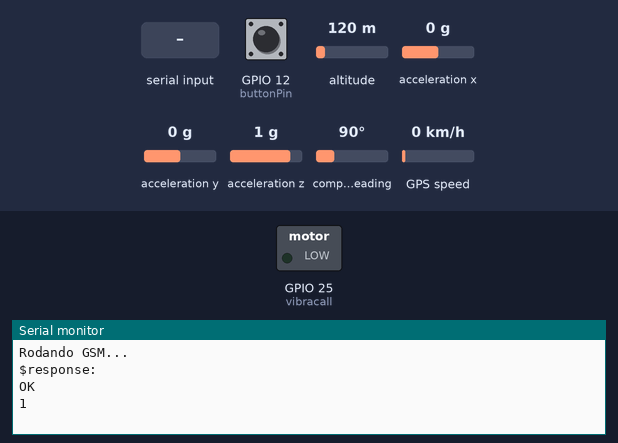
Recording of a sketch running on a simulated ESP32. Parts: switched loads named in the sketch (green lamp = pin HIGH), the last lines printed to the serial monitor. The inputs (shaded band) are chosen by the test bench; at power-on: GPIO 12 (buttonPin) LOW, altitude 120 m, acceleration x 0 g, acceleration y 0 g, acceleration z 1 g, compass heading 90°, GPS speed 0 km/h. The GPS gets a fix after 3 s at 37.7749, -122.4194 with 8 satellites; the modem accepts every AT command (registered, SIM ready, sends succeed) and sends nothing else.

Above: at 1.2 s.
1.3 s: "queda" received over the second serial link
5.0 s: "button" received over the second serial link
At 6.4 s:
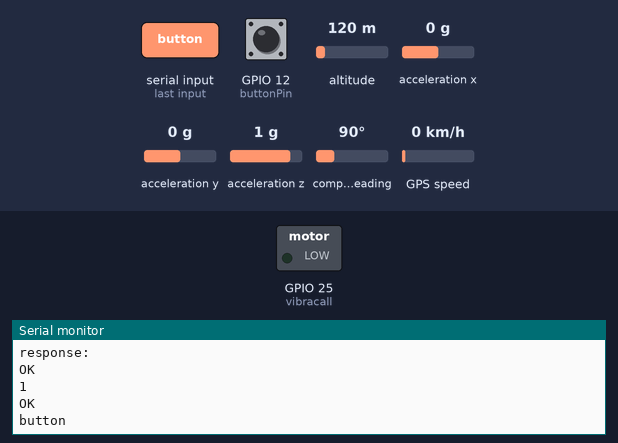
9.1 s: "gps" received over the second serial link
At 10.8 s:
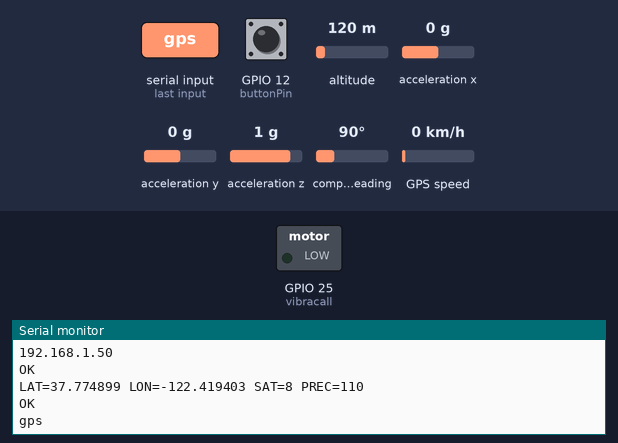
16.0 s: GPIO 12 (buttonPin) pulled HIGH for 0.15 s
At 17.0 s:
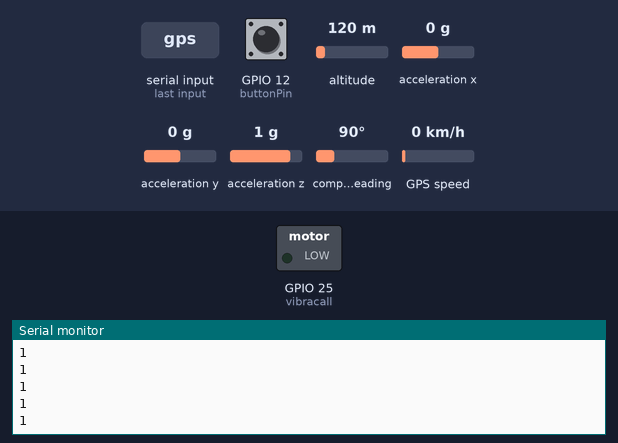

The sketch:

pfc_rtos.ino
```cpp
#include "SoftwareSerial.h"
#include "HardwareSerial.h"
#include "Wire.h"
#include "MPU6050.h"
#include "I2Cdev.h"
#include <TinyGPS.h>
#include <elapsedMillis.h>

String buffer2 = "";
int vibracall = 25;
int lembrete = 0;
int lembreteflag = 0;

char* nova_string = "";
String resultado = "";
String myString = "";
String myAnterior = "0";

 #define GPS_RX 4  //RXD
#define GPS_TX 2  //TXD
#define GPS_Serial_Baud 9600
TinyGPS gps;
HardwareSerial gpsSerial(1);  //if using UART1


bool newData = false;
float flat, flon;


#define MPU                     0x68  // Endereço I2C para comunicação com o MPU


MPU6050 mpu(MPU);

float AccX, AccY, AccZ;   // Armazenar o valor da leitura de aceleração dos eixos X, Y e Z
float TotalAcceleration;  // Armazenar o valor da soma vetorial da aceleração dos eixos X, Y e Z

uint8_t value = 0;
float LSB_Sensitivity = 2048.00;        //Sensibilidade configurada para a escala da medida de aceleração

float listofvalues[50];

int queda = 0;
int cd = 0;

const int buttonPin = 12;
bool resetbutton = 0;
int buttoncount = 0;
int reset = 0;
int cb = 0;
int buttonState = 0;

String str = "";
String previousMsg = "";

#define rxPin 16
#define txPin 17
// The serial connection to the GSM device
SoftwareSerial gprsSerial(rxPin,txPin);


// Define tasks
void TaskGSM( void *pvParameters );
void TaskAnalogRead( void *pvParameters );
void TaskGPS( void *pvParameters );
void TaskVibra( void *pvParameters );
void TaskLembrete( void *pvParameters );

// The setup function runs once when you press reset or power on the board.
void setup() {
  gprsSerial.begin(9600);               // the GSM baud rate
  pinMode(buttonPin, INPUT);

  Serial.begin(9600);

  xTaskCreate(
    TaskGSM
    ,  "Task GSM" // A name just for humans
    ,  3000        // The stack size can be checked by calling `uxHighWaterMark = uxTaskGetStackHighWaterMark(NULL);`
    ,  NULL // Task parameter which can modify the task behavior. This must be passed as pointer to void.
    ,  3  // Priority
    ,  NULL
    // Task handle is not used here - simply pass NULL
    );


  xTaskCreate(
    TaskAnalogRead
    ,  "Analog Read"
    ,  2048
    ,  NULL
    ,  4
    ,  NULL
    );

  xTaskCreate(
    TaskGPS
    ,  "GPS"
    ,  3000
    ,  NULL
    ,  3
    ,  NULL );


  xTaskCreate(
    TaskVibra
    ,  "Vibração"
    ,  3000
    ,  NULL
    ,  2
    ,  NULL );

    xTaskCreate(
    TaskLembrete
    ,  "Lembrete"
    ,  1000
    ,  NULL
    ,  3
    ,  NULL );

  // Now the task scheduler, which takes over control of scheduling individual tasks, is automatically started.
}

void loop(){
  vTaskDelay(10);
}

/*--------------------------------------------------*/
/*---------------------- Tasks ---------------------*/
/*--------------------------------------------------*/

void TaskGSM(void *pvParameters){  // This is a task.
  for (;;)
  {
    Serial.println("Rodando GSM...");

  if(reset == 1){
      if (previousMsg == "queda"){
        queda = 1;
      }
      if (previousMsg == "button"){
        buttoncount = 1;
      }
      if(previousMsg == "gps"){
        newData = true;
      }
    }

    if (gprsSerial.available())
    Serial.write(gprsSerial.read());

  sendATcommand("AT", "OK");
  delay(200);

  gprsSerial.println("AT+CPIN?");
  delay(200);

  gprsSerial.println("AT+CREG?");
  delay(200);

  gprsSerial.println("AT+CGATT?");
  delay(200);

  gprsSerial.println("AT+CIPSHUT");
  delay(200);

  gprsSerial.println("AT+CIPSTATUS");
  delay(500);

  gprsSerial.println("AT+CIPMUX=0");
  delay(500);

  sendATcommand("AT+CSTT=\"zap.vivo.com.br\",\"vivo\",\"vivo\"", "OK");
  delay(500);

  gprsSerial.println("AT+CIICR");
  delay(2000);

  gprsSerial.println("AT+CIFSR");
  delay(2000);

  gprsSerial.println("AT+CIPSPRT=0");
  delay(5000);

  sendATcommand("AT+CIPSTART=\"TCP\",\"api.thingspeak.com\",\"80\"", "OK");
  delay(7000);

  sendCIPSENDcommand("AT+CIPSEND");//begin send data to remote server
  delay(2000);

    if(newData){
    str="GET https://api.thingspeak.com/update?api_key=WTKGLIUU9S9GA20X&field1=" + String(flat, 6) +"&field2="+String(flon, 6);
    Serial.println("GET https://api.thingspeak.com/update?api_key=WTKGLIUU9S9GA20X&field1=" + String(flat, 6) +"&field2="+String(flon, 6));
    newData = false;
    previousMsg = "gps";
    lembreteflag = 0;
    delay(200);
    }
    if(lembrete==1){
      lembreteflag = 1;
      str = "GET https://api.thingspeak.com/channels/2423872/fields/1.json?results=1";
      Serial.println("GET https://api.thingspeak.com/channels/2423872/fields/1.json?results=1");
      delay(200);
    }

    if(queda == 1){
    queda = 0;
    str="GET https://api.thingspeak.com/update?api_key=ALFQ18LP4X4K9QNB&field1=" + String(cd);
    Serial.println("GET https://api.thingspeak.com/update?api_key=ALFQ18LP4X4K9QNB&field1=" + String(cd));
    delay(200);
    previousMsg = "queda";
    lembreteflag = 0;
    }
    if(buttoncount == 1){
    str="GET https://api.thingspeak.com/update?api_key=Z7QYMM34YODC4UAX&field1=" + String(cb);
    Serial.println("GET https://api.thingspeak.com/update?api_key=Z7QYMM34YODC4UAX&field1=" + String(cb));
    previousMsg = "button";
    buttoncount = 0;
    lembreteflag = 0;
    delay(200);
    }


  Serial.println(str);
  gprsSerial.println(str);

  delay(1000);

  gprsSerial.println((char)26);//sending
  delay(3500);//waitting for reply, important! the time is base on the condition of internet
  gprsSerial.println();


  gprsSerial.println("AT+CIPSHUT");//close the connection
  delay(100);
  vTaskDelay(2000);
}
}


void TaskLembrete(void *pvParameters){
  (void) pvParameters;
  for(;;){
    lembrete = 1;
    delay(30000);
    lembrete = 0;
    delay(30000);
  }
}
void TaskGPS(void *pvParameters)
{
    gpsSerial.begin(9600, SERIAL_8N1, GPS_RX, GPS_TX);

    (void) pvParameters;
for (;;)
  {
    unsigned long chars;

    if(gpsSerial.available())
    {

      char c = gpsSerial.read();
      //Serial.write(c); //apague o comentario para mostrar os dados crus
      if (gps.encode(c)) // Atribui true para newData caso novos dados sejam recebidos
        newData = true;
    }

    if (newData)
    {
    //Serial.print("newData == true");
    unsigned long age;
    gps.f_get_position(&flat, &flon, &age);
    Serial.print("LAT=");
    Serial.print(flat == TinyGPS::GPS_INVALID_F_ANGLE ? 0.0 : flat, 6);
    Serial.print(" LON=");
    Serial.print(flon == TinyGPS::GPS_INVALID_F_ANGLE ? 0.0 : flon, 6);
    Serial.print(" SAT=");
    Serial.print(gps.satellites() == TinyGPS::GPS_INVALID_SATELLITES ? 0 : gps.satellites());
    Serial.print(" PREC=");
    Serial.print(gps.hdop() == TinyGPS::GPS_INVALID_HDOP ? 0 : gps.hdop());
    Serial.println();
    vTaskDelay( 5000 ); // wait
    }
    vTaskDelay( 10 );

  }

}

void TaskAnalogRead(void *pvParameters){
  (void) pvParameters;


Wire.begin();

/** Set sleep mode status.
  * @param enabled New sleep mode enabled status
  */
  mpu.setSleepEnabled(false);
  /** Set clock source setting.
  * An internal 8MHz oscillator, gyroscope based clock, or external sources can
  * be selected as the MPU-6050 clock source. When the internal 8 MHz oscillator
  * or an external source is chosen as the clock source, the MPU-6050 can operate
  * in low power modes with the gyroscopes disabled.
  *
  * CLK_SEL | Clock Source
  * --------+--------------------------------------
  * 0       | Internal oscillator
  * 1       | PLL with X Gyro reference
  * 2       | PLL with Y Gyro reference
  * 3       | PLL with Z Gyro reference
  * 4       | PLL with external 32.768kHz reference
  * 5       | PLL with external 19.2MHz reference
  * 6       | Reserved
  * 7       | Stops the clock and keeps the timing generator in reset
  *
  * @param source New clock source setting
  */
  mpu.setClockSource(0);

  /** Set temperature sensor enabled status.
  *
  * @param enabled New temperature sensor enabled status
  */
  mpu.setTempSensorEnabled(false);

  /** Set gyroscope standby enabled status.
  * @param New X-axis standby enabled status
  * @param New Y-axis standby enabled status
  * @param New Z-axis standby enabled status
  */
  mpu.setStandbyXGyroEnabled(true);
  mpu.setStandbyYGyroEnabled(true);
  mpu.setStandbyZGyroEnabled(true);

  /** Set full-scale accelerometer range.
  * The FS_SEL parameter allows setting the full-scale range of the accelerometer
  * sensors, as described in the table below.
  *
  * 0 = +/- 2g
  * 1 = +/- 4g
  * 2 = +/- 8g
  * 3 = +/- 16g
  *
  * @param range New full-scale accelerometer range setting
  */
  mpu.setFullScaleAccelRange(1);

  int cont, aux1;


  for (;;){

  cont = 0;
      //Obter a aceleração total dos três eixos
    TotalAcceleration = getTotalAcceleration();


  if (TotalAcceleration < 0.4) {
  //Se a aceleração for menor que 0.4G
    for (int i = 0; i < 50; i++) {
      listofvalues[i] = TotalAcceleration;
      if(TotalAcceleration > 5){
        cont++;
        aux1 = i;
      }
      delay(10);
      TotalAcceleration = getTotalAcceleration();
    }


    if(cont > 3) {
          value++;
          Serial.println(("QUEDA"));
          queda = 1;
          cd++;
    }

  }
    // read the input on analog pin:
    buttonState = digitalRead(buttonPin);
    if(buttonState == 1){
      Serial.println(buttonState);
      cb++;
      buttoncount = 1;
    }

    vTaskDelay(10);

  }
  }


void TaskVibra(void *pvParameters){
  (void) pvParameters;
  pinMode(vibracall, OUTPUT);
  for(;;){
    if (gprsSerial.available() != 0){ // for ignoring the NULLs
        String c = gprsSerial.readString();
        Serial.print(c);
        buffer2.concat(c);
        if(buffer2.indexOf("SEND OK")>0){
          Serial.println("deu certo");
          Serial.println(c);
          if (buffer2.indexOf("field1")>0){
            int index = buffer2.lastIndexOf("field1");
            myString =  buffer2.substring(index+9,index+10);
            Serial.println(myString);
        if (myString.compareTo(myAnterior)!=0 && lembreteflag == 1){
          analogWrite(vibracall, 700);
          delay(2000);
          analogWrite(vibracall, 0);
          delay(2000);
          analogWrite(vibracall, 700);
          delay(2000);
          analogWrite(vibracall, 0);
          delay(2000);
          analogWrite(vibracall, 700);
          delay(2000);
          analogWrite(vibracall, 0);
          myAnterior = myString;
        }}

      }
    }
    else{
      buffer2.clear();
    }
    delay(100);
  }

}
void sendCIPSENDcommand(char* ATcommand){
  String response;
  while( gprsSerial.available() > 0) {
      gprsSerial.read();
      delay(10);
    }
    if (ATcommand[0] != '\0'){
      //Send the AT command
      gprsSerial.println(ATcommand);
      //Serial.println(ATcommand);

    }
  if(gprsSerial.available() != 0){
    response = gprsSerial.readString();
    Serial.println("response cipsend: ");
    Serial.println(response);
    if(response == "ERROR"){
      reset = 1;
    }
  }
}
int8_t sendATcommand(char* ATcommand, char* expected_answer){

    uint8_t answer=0;
    String response;
    int c = 0;

    //Clean the input buffer
    while( gprsSerial.available() > 0) {
      gprsSerial.read();
      delay(10);
    }

    if (ATcommand[0] != '\0'){
      //Send the AT command
      gprsSerial.println(ATcommand);
      //Serial.println(ATcommand);

    }
        if(gprsSerial.available() != 0){
          response = gprsSerial.readString();
          Serial.println("response: ");
          Serial.println(response);
          if(response.indexOf("OK") > 0){
            answer = 1;
            reset = 0;
            Serial.println(answer);
          }else{
              Serial.println("else");
              reset = 1;
              answer = 1;

          }
        //}

    }

  //Serial.println(response);
  return answer;
}

float getTotalAcceleration() {
  AccX = mpu.getAccelerationX() / LSB_Sensitivity; // Obtem aceleração do eixo X
  AccY = mpu.getAccelerationY() / LSB_Sensitivity; // Obtem aceleração do eixo Y
  AccZ = mpu.getAccelerationZ() / LSB_Sensitivity; // Obtem aceleração do eixo Z
  //Serial.print(AccX);
  //Serial.print(AccY);
  //Serial.println(AccZ);
  return sqrt(pow(AccX, 2) + pow(AccY, 2) + pow(AccZ, 2));
}
```

Measured:
- after the input at 5.0 s, the serial monitor: prints a new line after 1.0 s (image 1)
- after the input at 9.1 s, the serial monitor: prints a new line after 1.0 s (image 2)
